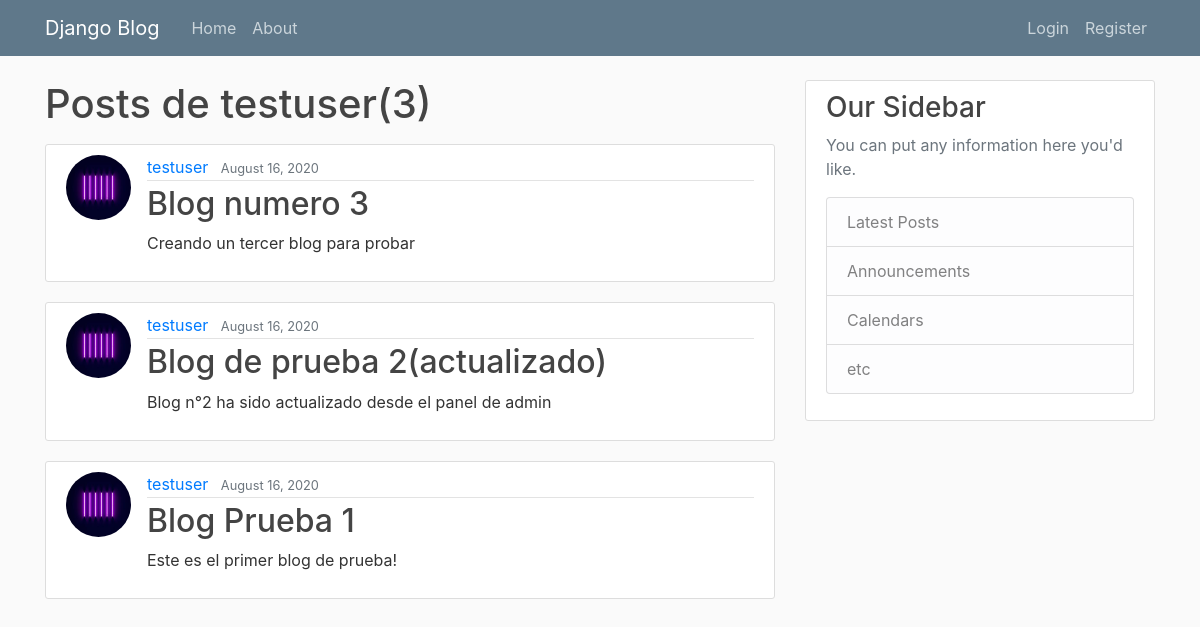
/user/testuser/, run on the app's committed database.
### blog/models.py (models this page shows, shortened)
class Post(models.Model):
    titulo = models.CharField(max_length=100)
    contenido = models.TextField()
    fecha = models.DateTimeField(default=timezone.now)
    autor = models.ForeignKey(User, on_delete=models.CASCADE)
    objects = models.Manager()

### users/models.py (models this page shows, shortened)
class Profile(models.Model):
    user = models.OneToOneField(User, on_delete=models.CASCADE)
    image = models.ImageField(default='default.jpg', upload_to='profile_pics')

### blog/views.py (the view)
# urls.py: path('user/<str:username>/', UserPostListView.as_view(), name='user-posts'),
class UserPostListView(ListView):
    model = Post
    template_name = 'blog/user_posts.html'
    context_object_name = 'posts'
    paginate_by = 3
    def get_queryset(self):
        user = get_object_or_404(User, username=self.kwargs.get('username'))
        return Post.objects.filter(autor=user).order_by('-fecha')

### blog/templates/blog/user_posts.html (shortened to what this page needs)
{% extends "blog/base.html" %}
{% block content %}
    <h1 class="mb-3">Posts de {{ view.kwargs.username }}({{ page_obj.paginator.count }})</h1>
    {% for post in posts %}
        <article class="media content-section">
          <img class="rounded-circle article-img" src="{{ post.autor.profile.image.url }}">
        <div class="media-body">
          <div class="article-metadata">
            <a class="mr-2" href="{% url 'user-posts' post.autor.username %}">{{ post.autor }}</a>
            <small class="text-muted">{{ post.fecha|date:"F d, Y" }}</small>
          </div>
          <h2><a class="article-title" href="{% url 'post-detail' post.id %}">{{ post.titulo }}</a></h2>
          <p class="article-content">{{ post.contenido }}</p>
        </div>
      </article>
    {% endfor %}
{% endblock content %}

### blog/static/main.css (style rules this page uses)
body { background: #fafafa; color: #333333; margin-top: 5rem; }
h1, h2, h3, h4, h5, h6 { color: #444444; }
.content-section { background: #ffffff; padding: 10px 20px; border: 1px solid #dddddd; border-radius: 3px; margin-bottom: 20px; }
.article-title { color: #444444; }
.article-content { white-space: pre-line; }
.article-img { height: 65px; width: 65px; margin-right: 16px; }
.article-metadata { padding-bottom: 1px; margin-bottom: 4px; border-bottom: 1px solid #e3e3e3 }

### data on the page
Post: autor.profile.image (placeholder picture), autor "testuser", fecha "August 16, 2020", titulo "Blog numero 3", contenido "Creando un tercer blog para probar"
Post: autor.profile.image (placeholder picture), autor "testuser", fecha "August 16, 2020", titulo "Blog de prueba 2(actualizado)", contenido "Blog n°2 ha sido actualizado desde el panel de admin"
Post: autor.profile.image (placeholder picture), autor "testuser", fecha "August 16, 2020", titulo "Blog Prueba 1", contenido "Este es el primer blog de prueba!"

### other printed values
{{ view.kwargs.username }} "testuser"
{{ page_obj.paginator.count }} "3"
